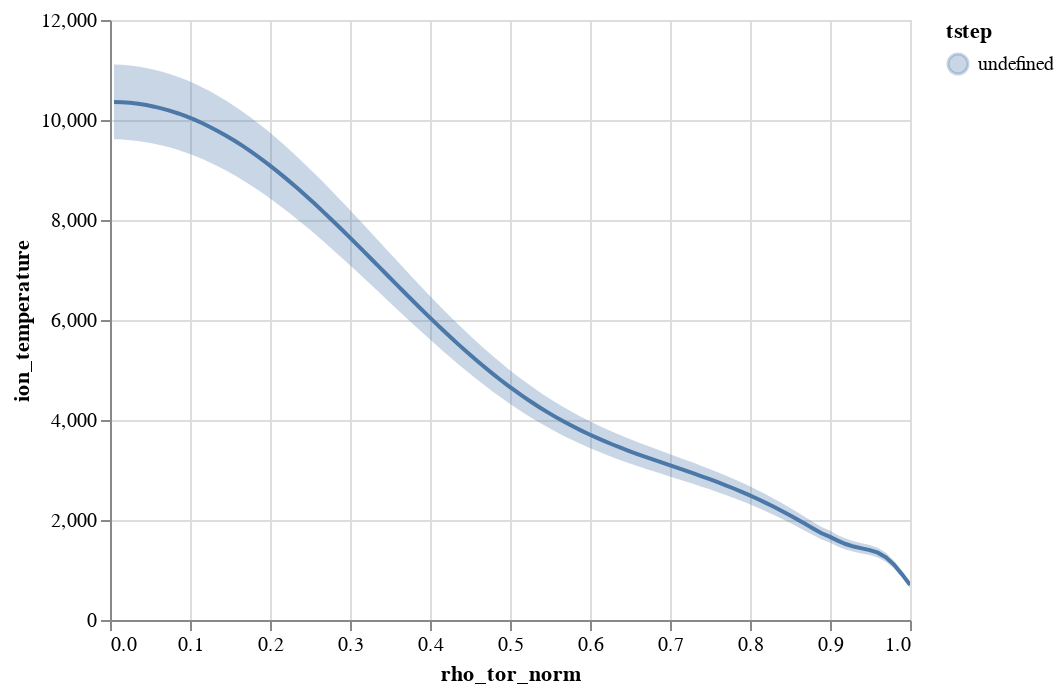

The notebook cell this image was saved under:
### Markdown cell above
alternatively, the data can be plotted using an error band.

### Code cell
from duqtools.api import alt_errorband_chart

chart = alt_errorband_chart(
    dataset.isel(time=[0,1,2,3]), 
    x='rho_tor_norm', 
    y='ion_temperature'
)
chart

### Figure 1 — Vega-Lite specification as saved in the notebook (floating-point values rounded to 4 significant figures; data arrays with more than 128 entries replaced by an {"elided": "..."} marker saying what was removed)
{"config": {"view": {"continuousWidth": 400, "continuousHeight": 300}}, "layer": [{"mark": "line", "encoding": {"color": {"field": "tstep", "type": "nominal"}, "x": {"field": "rho_tor_norm", "type": "quantitative"}, "y": {"aggregate": "mean", "field": "ion_temperature", "type": "quantitative"}}, "selection": {"time": {"type": "single", "fields": ["slider"], "bind": {"input": "range", "max": 3.0, "min": 0, "step": 1}, "init": {"slider": 0}}, "selector002": {"type": "interval", "bind": "scales", "encodings": ["x", "y"]}}, "transform": [{"filter": {"selection": "time"}}]}, {"mark": {"type": "errorband", "extent": "stdev", "interpolate": "linear"}, "encoding": {"color": {"field": "tstep", "type": "nominal"}, "x": {"field": "rho_tor_norm", "type": "quantitative"}, "y": {"field": "ion_temperature", "type": "quantitative"}}, "selection": {"time": {"type": "single", "fields": ["slider"], "bind": {"input": "range", "max": 3.0, "min": 0, "step": 1}, "init": {"slider": 0}}, "selector003": {"type": "interval", "bind": "scales", "encodings": ["x", "y"]}}, "transform": [{"filter": {"selection": "time"}}]}], "data": {"name": "data-3c56b6871b05c8c0fa060a0cecb4e0d7"}, "$schema": "https://vega.github.io/schema/vega-lite/v4.17.0.json", "datasets": {"data-3c56b6871b05c8c0fa060a0cecb4e0d7": {"elided": "3600 records"}}}
